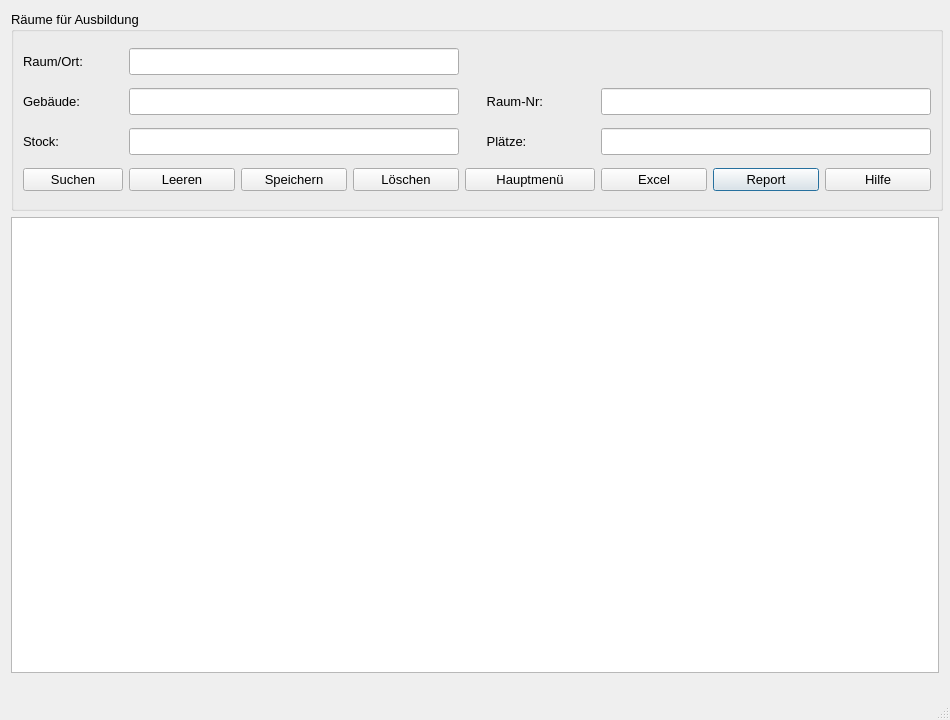
<?xml version="1.0" encoding="UTF-8"?>
<ui version="4.0">
 <class>Raeume</class>
 <widget class="QDialog" name="Raeume">
  <property name="geometry">
   <rect>
    <x>0</x>
    <y>0</y>
    <width>950</width>
    <height>720</height>
   </rect>
  </property>
  <property name="minimumSize">
   <size>
    <width>950</width>
    <height>720</height>
   </size>
  </property>
  <property name="windowTitle">
   <string>Räume</string>
  </property>
  <property name="sizeGripEnabled">
   <bool>true</bool>
  </property>
  <layout class="QGridLayout" name="gridLayout_2">
   <item row="3" column="0" colspan="8">
    <widget class="QTableWidget" name="twData">
     <property name="enabled">
      <bool>true</bool>
     </property>
     <property name="sizePolicy">
      <sizepolicy hsizetype="Expanding" vsizetype="Ignored">
       <horstretch>0</horstretch>
       <verstretch>0</verstretch>
      </sizepolicy>
     </property>
     <property name="font">
      <font>
       <pointsize>10</pointsize>
      </font>
     </property>
     <property name="editTriggers">
      <set>QAbstractItemView::NoEditTriggers</set>
     </property>
     <property name="alternatingRowColors">
      <bool>true</bool>
     </property>
     <attribute name="verticalHeaderVisible">
      <bool>true</bool>
     </attribute>
    </widget>
   </item>
   <item row="4" column="0" colspan="8">
    <widget class="QLabel" name="lab_INFO">
     <property name="sizePolicy">
      <sizepolicy hsizetype="Minimum" vsizetype="Maximum">
       <horstretch>0</horstretch>
       <verstretch>0</verstretch>
      </sizepolicy>
     </property>
     <property name="minimumSize">
      <size>
       <width>0</width>
       <height>30</height>
      </size>
     </property>
     <property name="font">
      <font>
       <pointsize>10</pointsize>
      </font>
     </property>
     <property name="text">
      <string/>
     </property>
    </widget>
   </item>
   <item row="1" column="0" colspan="8">
    <widget class="QGroupBox" name="groupBox">
     <property name="sizePolicy">
      <sizepolicy hsizetype="Fixed" vsizetype="Fixed">
       <horstretch>0</horstretch>
       <verstretch>0</verstretch>
      </sizepolicy>
     </property>
     <property name="minimumSize">
      <size>
       <width>932</width>
       <height>0</height>
      </size>
     </property>
     <property name="maximumSize">
      <size>
       <width>16777215</width>
       <height>200</height>
      </size>
     </property>
     <property name="font">
      <font>
       <pointsize>10</pointsize>
      </font>
     </property>
     <property name="title">
      <string>Räume für Ausbildung</string>
     </property>
     <layout class="QGridLayout" name="gridLayout_3">
      <item row="2" column="1" colspan="3">
       <widget class="QLineEdit" name="leStock">
        <property name="sizePolicy">
         <sizepolicy hsizetype="Preferred" vsizetype="Preferred">
          <horstretch>0</horstretch>
          <verstretch>0</verstretch>
         </sizepolicy>
        </property>
        <property name="maximumSize">
         <size>
          <width>16777215</width>
          <height>27</height>
         </size>
        </property>
        <property name="font">
         <font>
          <pointsize>10</pointsize>
         </font>
        </property>
        <property name="readOnly">
         <bool>false</bool>
        </property>
       </widget>
      </item>
      <item row="4" column="6">
       <widget class="QPushButton" name="btReport">
        <property name="minimumSize">
         <size>
          <width>100</width>
          <height>0</height>
         </size>
        </property>
        <property name="font">
         <font>
          <pointsize>10</pointsize>
          <weight>50</weight>
          <bold>false</bold>
         </font>
        </property>
        <property name="mouseTracking">
         <bool>true</bool>
        </property>
        <property name="text">
         <string>Report</string>
        </property>
        <property name="icon">
         <iconset>
          <normaloff>../../UsedSymbols/reporting_noun_report_document_file_icon_148360.ico</normaloff>../../UsedSymbols/reporting_noun_report_document_file_icon_148360.ico</iconset>
        </property>
       </widget>
      </item>
      <item row="2" column="5" colspan="3">
       <widget class="QLineEdit" name="lePlaetze">
        <property name="sizePolicy">
         <sizepolicy hsizetype="Preferred" vsizetype="Preferred">
          <horstretch>0</horstretch>
          <verstretch>0</verstretch>
         </sizepolicy>
        </property>
        <property name="maximumSize">
         <size>
          <width>16777215</width>
          <height>27</height>
         </size>
        </property>
        <property name="font">
         <font>
          <pointsize>10</pointsize>
         </font>
        </property>
        <property name="readOnly">
         <bool>false</bool>
        </property>
       </widget>
      </item>
      <item row="2" column="4">
       <widget class="QLabel" name="label_5">
        <property name="font">
         <font>
          <pointsize>10</pointsize>
          <weight>50</weight>
          <bold>false</bold>
         </font>
        </property>
        <property name="text">
         <string>      Plätze:</string>
        </property>
       </widget>
      </item>
      <item row="4" column="0">
       <widget class="QPushButton" name="btSearch">
        <property name="minimumSize">
         <size>
          <width>100</width>
          <height>0</height>
         </size>
        </property>
        <property name="font">
         <font>
          <pointsize>10</pointsize>
          <weight>50</weight>
          <bold>false</bold>
         </font>
        </property>
        <property name="mouseTracking">
         <bool>true</bool>
        </property>
        <property name="text">
         <string>Suchen</string>
        </property>
        <property name="icon">
         <iconset>
          <normaloff>../../UsedSymbols/searchmagnifierinterfacesymbol1_79893.ico</normaloff>../../UsedSymbols/searchmagnifierinterfacesymbol1_79893.ico</iconset>
        </property>
       </widget>
      </item>
      <item row="2" column="0">
       <widget class="QLabel" name="label_4">
        <property name="font">
         <font>
          <pointsize>10</pointsize>
          <weight>50</weight>
          <bold>false</bold>
         </font>
        </property>
        <property name="text">
         <string>Stock:</string>
        </property>
       </widget>
      </item>
      <item row="1" column="5" colspan="3">
       <widget class="QLineEdit" name="leRaumNr">
        <property name="sizePolicy">
         <sizepolicy hsizetype="Preferred" vsizetype="Preferred">
          <horstretch>0</horstretch>
          <verstretch>0</verstretch>
         </sizepolicy>
        </property>
        <property name="maximumSize">
         <size>
          <width>16777215</width>
          <height>27</height>
         </size>
        </property>
        <property name="font">
         <font>
          <pointsize>10</pointsize>
         </font>
        </property>
        <property name="readOnly">
         <bool>false</bool>
        </property>
       </widget>
      </item>
      <item row="1" column="1" colspan="3">
       <widget class="QLineEdit" name="leGebaeude">
        <property name="enabled">
         <bool>true</bool>
        </property>
        <property name="sizePolicy">
         <sizepolicy hsizetype="Preferred" vsizetype="Preferred">
          <horstretch>0</horstretch>
          <verstretch>0</verstretch>
         </sizepolicy>
        </property>
        <property name="maximumSize">
         <size>
          <width>16777215</width>
          <height>27</height>
         </size>
        </property>
        <property name="font">
         <font>
          <pointsize>10</pointsize>
         </font>
        </property>
        <property name="readOnly">
         <bool>false</bool>
        </property>
       </widget>
      </item>
      <item row="4" column="1">
       <widget class="QPushButton" name="pb_clear">
        <property name="minimumSize">
         <size>
          <width>100</width>
          <height>0</height>
         </size>
        </property>
        <property name="font">
         <font>
          <pointsize>10</pointsize>
         </font>
        </property>
        <property name="text">
         <string>Leeren</string>
        </property>
        <property name="icon">
         <iconset>
          <normaloff>../../_Symbole/UsedSymbols/-clear_90704.ico</normaloff>../../_Symbole/UsedSymbols/-clear_90704.ico</iconset>
        </property>
       </widget>
      </item>
      <item row="1" column="4">
       <widget class="QLabel" name="label_6">
        <property name="sizePolicy">
         <sizepolicy hsizetype="Maximum" vsizetype="Preferred">
          <horstretch>0</horstretch>
          <verstretch>0</verstretch>
         </sizepolicy>
        </property>
        <property name="font">
         <font>
          <pointsize>10</pointsize>
          <weight>50</weight>
          <bold>false</bold>
         </font>
        </property>
        <property name="text">
         <string>      Raum-Nr:</string>
        </property>
       </widget>
      </item>
      <item row="0" column="1" colspan="3">
       <widget class="QLineEdit" name="leRaum">
        <property name="enabled">
         <bool>true</bool>
        </property>
        <property name="sizePolicy">
         <sizepolicy hsizetype="Preferred" vsizetype="Preferred">
          <horstretch>0</horstretch>
          <verstretch>0</verstretch>
         </sizepolicy>
        </property>
        <property name="maximumSize">
         <size>
          <width>16777215</width>
          <height>27</height>
         </size>
        </property>
        <property name="font">
         <font>
          <pointsize>10</pointsize>
         </font>
        </property>
        <property name="readOnly">
         <bool>false</bool>
        </property>
       </widget>
      </item>
      <item row="4" column="2">
       <widget class="QPushButton" name="btSpeichern">
        <property name="minimumSize">
         <size>
          <width>100</width>
          <height>0</height>
         </size>
        </property>
        <property name="font">
         <font>
          <pointsize>10</pointsize>
          <weight>50</weight>
          <bold>false</bold>
         </font>
        </property>
        <property name="mouseTracking">
         <bool>true</bool>
        </property>
        <property name="text">
         <string>Speichern</string>
        </property>
        <property name="icon">
         <iconset>
          <normaloff>../../UsedSymbols/save_3621.ico</normaloff>../../UsedSymbols/save_3621.ico</iconset>
        </property>
       </widget>
      </item>
      <item row="1" column="0">
       <widget class="QLabel" name="label_3">
        <property name="font">
         <font>
          <pointsize>10</pointsize>
          <weight>50</weight>
          <bold>false</bold>
         </font>
        </property>
        <property name="text">
         <string>Gebäude:</string>
        </property>
       </widget>
      </item>
      <item row="4" column="7">
       <widget class="QPushButton" name="btHelp">
        <property name="minimumSize">
         <size>
          <width>100</width>
          <height>0</height>
         </size>
        </property>
        <property name="font">
         <font>
          <pointsize>10</pointsize>
          <weight>50</weight>
          <bold>false</bold>
         </font>
        </property>
        <property name="mouseTracking">
         <bool>true</bool>
        </property>
        <property name="text">
         <string>Hilfe</string>
        </property>
        <property name="icon">
         <iconset>
          <normaloff>../../UsedSymbols/info_13213.ico</normaloff>../../UsedSymbols/info_13213.ico</iconset>
        </property>
       </widget>
      </item>
      <item row="4" column="3">
       <widget class="QPushButton" name="btLoeschen">
        <property name="minimumSize">
         <size>
          <width>100</width>
          <height>0</height>
         </size>
        </property>
        <property name="font">
         <font>
          <pointsize>10</pointsize>
          <weight>50</weight>
          <bold>false</bold>
         </font>
        </property>
        <property name="mouseTracking">
         <bool>true</bool>
        </property>
        <property name="text">
         <string>Löschen</string>
        </property>
        <property name="icon">
         <iconset>
          <normaloff>../../UsedSymbols/seo-social-web-network-internet_262_icon-icons.com_61518.ico</normaloff>../../UsedSymbols/seo-social-web-network-internet_262_icon-icons.com_61518.ico</iconset>
        </property>
       </widget>
      </item>
      <item row="4" column="5">
       <widget class="QPushButton" name="btExcel">
        <property name="minimumSize">
         <size>
          <width>100</width>
          <height>0</height>
         </size>
        </property>
        <property name="font">
         <font>
          <pointsize>10</pointsize>
          <weight>50</weight>
          <bold>false</bold>
         </font>
        </property>
        <property name="mouseTracking">
         <bool>true</bool>
        </property>
        <property name="text">
         <string>Excel</string>
        </property>
        <property name="icon">
         <iconset>
          <normaloff>../../UsedSymbols/microsoft_excel_icon_132212.ico</normaloff>../../UsedSymbols/microsoft_excel_icon_132212.ico</iconset>
        </property>
       </widget>
      </item>
      <item row="0" column="0">
       <widget class="QLabel" name="label_2">
        <property name="sizePolicy">
         <sizepolicy hsizetype="Maximum" vsizetype="Preferred">
          <horstretch>0</horstretch>
          <verstretch>0</verstretch>
         </sizepolicy>
        </property>
        <property name="font">
         <font>
          <pointsize>10</pointsize>
          <weight>50</weight>
          <bold>false</bold>
         </font>
        </property>
        <property name="text">
         <string>Raum/Ort:</string>
        </property>
       </widget>
      </item>
      <item row="4" column="4">
       <widget class="QPushButton" name="btHp">
        <property name="minimumSize">
         <size>
          <width>130</width>
          <height>0</height>
         </size>
        </property>
        <property name="font">
         <font>
          <pointsize>10</pointsize>
          <weight>50</weight>
          <bold>false</bold>
         </font>
        </property>
        <property name="mouseTracking">
         <bool>true</bool>
        </property>
        <property name="text">
         <string>Hauptmenü</string>
        </property>
        <property name="icon">
         <iconset>
          <normaloff>../../UsedSymbols/log-out_icon-icons.com_50106.ico</normaloff>../../UsedSymbols/log-out_icon-icons.com_50106.ico</iconset>
        </property>
       </widget>
      </item>
     </layout>
    </widget>
   </item>
  </layout>
 </widget>
 <tabstops>
  <tabstop>twData</tabstop>
 </tabstops>
 <resources/>
 <connections/>
</ui>
